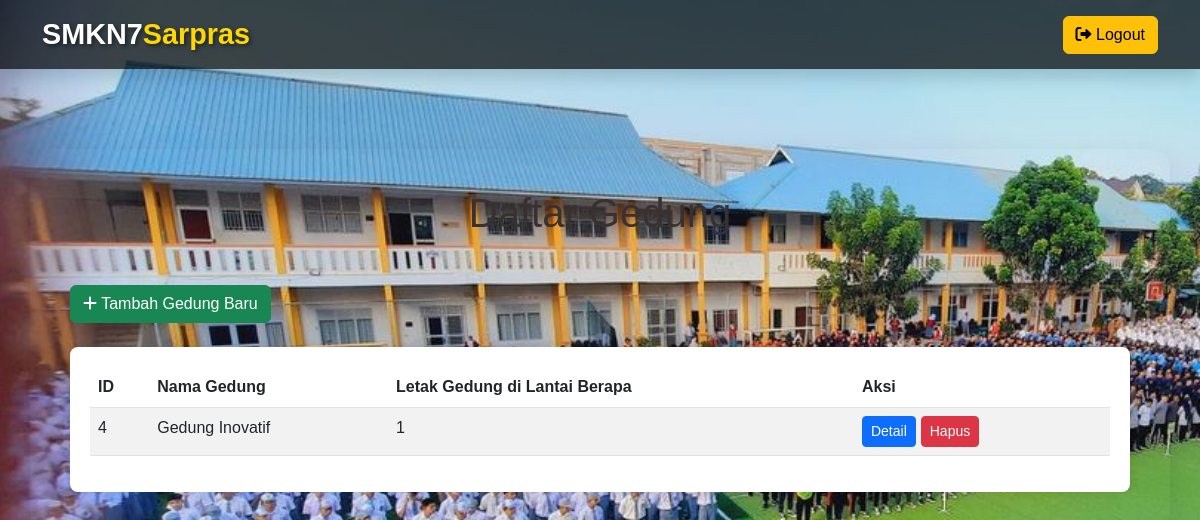
The app's page /admin/home_gedung.php with its own data.
### tables this page shows
CREATE TABLE `buildings` (
  `id` int(11) NOT NULL,
  `building_name` varchar(255) NOT NULL,
  `letak_gedung_lantai` int(11) NOT NULL,
  `created_at` timestamp NOT NULL DEFAULT CURRENT_TIMESTAMP
);

### admin/home_gedung.php (the view, shortened to what this page needs)
<?php
include '../config/connect.php';
$query = "SELECT * FROM buildings ORDER BY id ASC";
$result = mysqli_query($conn, $query);
?>
<!DOCTYPE html>
<html lang="en">
<head>
    <link href="https://cdn.jsdelivr.net/npm/bootstrap@5.3.0/dist/css/bootstrap.min.css" rel="stylesheet">
    <link href="https://cdnjs.cloudflare.com/ajax/libs/font-awesome/6.0.0-beta3/css/all.min.css" rel="stylesheet">
    <link href="https://cdnjs.cloudflare.com/ajax/libs/animate.css/4.1.1/animate.min.css" rel="stylesheet">
    <link rel="stylesheet" href="../config/all.css">
</head>
<body>
    <?php include '../navbar/nav_admin.php'; ?>
    <div class="container content-wrapper animate__animated animate__fadeIn">
        <h1 class="text-center mb-5 animate__animated animate__bounceInDown">Daftar Gedung</h1>
        <div class="mb-4">
            <button class="btn btn-success" data-bs-toggle="modal" data-bs-target="#addGedungModal" name="add">
                <i class="fas fa-plus"></i> Tambah Gedung Baru
            </button>
        </div>
        <div class="table-responsive">
            <table class="table table-striped table-hover">
                <thead>
                    <tr>
                        <th>ID</th>
                        <th>Nama Gedung</th>
                        <th>Letak Gedung di Lantai Berapa</th>
                        <th>Aksi</th>
                    </tr>
                </thead>
                <tbody>
                    <?php
                    if (mysqli_num_rows($result) > 0) {
                        while ($row = mysqli_fetch_assoc($result)) {
                            echo "<tr>";
                            echo "<td>" . htmlspecialchars($row['id']) . "</td>";
                            echo "<td>" . htmlspecialchars($row['building_name']) . "</td>";
                            echo "<td>" . htmlspecialchars($row['letak_gedung_lantai']) . "</td>";
                            echo "<td>";
                            echo "<button class='btn btn-primary btn-sm btn-action view-assets' data-id='" . $row['id'] . "'>Detail</button>";
                            echo "<button class='btn btn-danger btn-sm btn-action delete-gedung' data-id='" . $row['id'] . "'>Hapus</button>";
                            echo "</td>";
                            echo "</tr>";
                        }
                    } else {
                        echo "<tr><td colspan='4' class='text-center'>Tidak ada gedung yang ditemukan.</td></tr>";
                    }
                    ?>
                </tbody>
            </table>
        </div>
    </div>
</body>
</html>

### config/all.css (style rules this page uses)
body { background-image: url('../img/lapangan.jpg'); background-size: cover; background-repeat: no-repeat; background-attachment: fixed; font-family: 'Poppins', sans-serif; }
.content-wrapper { color: rgb(56, 49, 49); border-radius: 20px; padding: 40px; margin-top: 80px; box-shadow: 0 10px 30px rgba(0,0,0,0.1); }
.animate__animated { animation-duration: 1s; animation-fill-mode: both; }

### admin/home_gedung.php (style rules this page uses)
.table-responsive { background-color: white; border-radius: 8px; padding: 20px; box-shadow: 0 0 10px rgba(0, 0, 0, 0.1); }
.table th { background-color: #f8f9fa; }
.btn-action { margin-right: 5px; }

### records on screen
buildings: id "4", building_name "Gedung Inovatif", letak_gedung_lantai "1"
